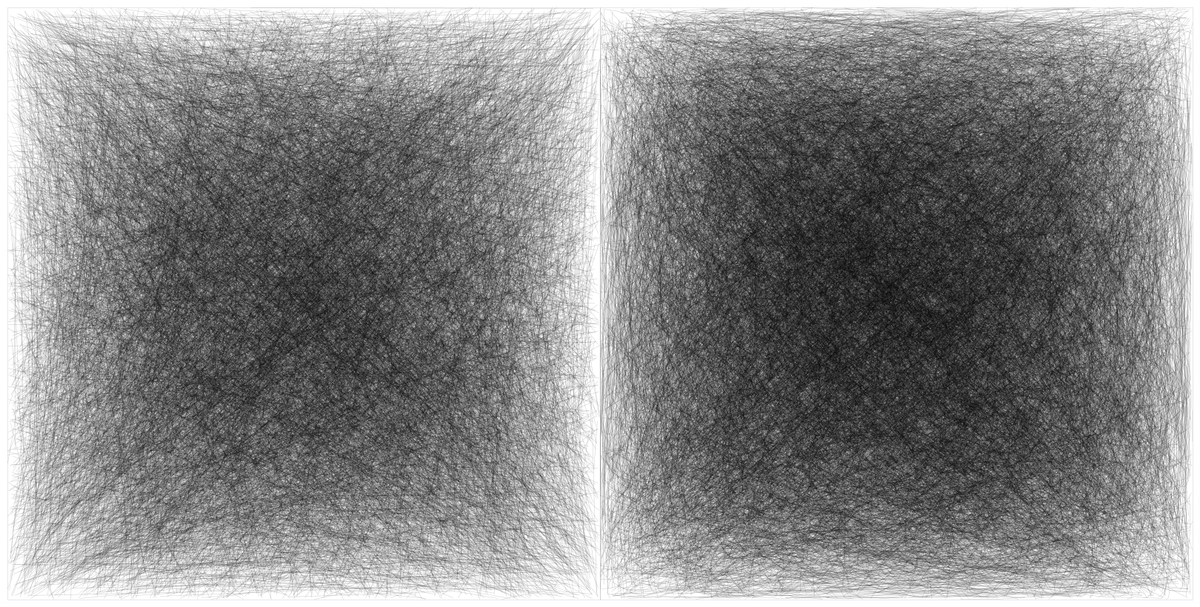
Frame 1 (no input)
Frame 60 (the mouse pressed at the canvas centre just before this capture): identical to frame 1, image omitted
Frame 120 (the mouse held since frame 60 and released just before this capture): identical to frame 1, image omitted

The Processing sketch that drew this single still picture (run headless with seeded random() and noise(); from frame 60 on, the mouse is pressed at the canvas centre):

// Processing sketch: sketch
// ── sketch.pde
void setup() {
  size(1620, 820);
  background(255);
  stroke(0, 50);
  strokeWeight(0.5);
  drawStraightLines();
  drawCurvedLines();
  stroke(0, 50);
  strokeWeight(0.5);
  noFill();
  rect(10, 10, 800, 800); 
  rect(810, 10, 800, 800);
}

void drawStraightLines() {
  for (int i = 0; i < 10000; i++) {
    float x1 = random(10, 810);
    float y1 = random(10, 810);
    float x2 = random(10, 810);
    float y2 = random(10, 810);
    line(x1, y1, x2, y2);
  }
}

void drawCurvedLines() {
  for (int i = 0; i < 10000; i++) {
    float x1 = random(810, 1610);
    float y1 = random(10, 810);
    float x2 = random(810, 1610);
    float y2 = random(10, 810);
    
    float curve = 400;
    
    float cx1 = x1 + random(-curve, curve);
    float cy1 = y1 + random(-curve, curve);
    float cx2 = x2 + random(-curve, curve);
    float cy2 = y2 + random(-curve, curve);
    
    cx1 = constrain(cx1, 810, 1610);
    cx2 = constrain(cx2, 810, 1610);
    cy1 = constrain(cy1, 10, 810);
    cy2 = constrain(cy2, 10, 810);
    
    if (random(1) < 0.3) {
      cy1 += random(-200, 200);
      cy2 += random(-200, 200);
      cy1 = constrain(cy1, 10, 810);
      cy2 = constrain(cy2, 10, 810);
    }
    
    float steps = 30;
    for (float t = 0; t < 1; t += 1.0/steps) {
      float nt = t + 1.0/steps;
      
      float x = bezierPoint(x1, cx1, cx2, x2, t);
      float y = bezierPoint(y1, cy1, cy2, y2, t);
      float nx = bezierPoint(x1, cx1, cx2, x2, nt);
      float ny = bezierPoint(y1, cy1, cy2, y2, nt);
      
      line(x, y, nx, ny);
    }
  }
}

void draw() {
}
